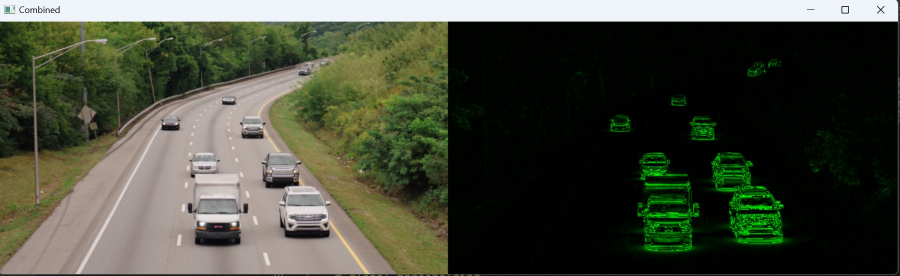
#> input picture HW0/hw0_111511198_2.png, 1800 x 551 px, given in place of video.mp4, which was not available (shown at 1/2 size)
$ python test.py   (older library calls are emulated)
#> lines starting #> are read from the running program, lines starting #| are printed output that depends on the picture; after the words box and inside, x2 and y2 are one past the last pixel; in counts of white or black regions, pixels touching at a corner belong together; pictures that were not available may be replaced by others from this repository, and a replacement may not be noted
#!/usr/bin/env python3
# -*- coding: utf-8 -*-

import numpy as np
import cv2
import imutils
import time

bgPath = "output/1538990680298.jpg"
cap = cv2.VideoCapture('./data/video.mp4')
#cap = cv2.VideoCapture(0)
width = int(cap.get(cv2.CAP_PROP_FRAME_WIDTH))   # float
height = int(cap.get(cv2.CAP_PROP_FRAME_HEIGHT)) # float
print(width, height)

displayResize = 600
FILE_OUTPUT = './data/image1.png'
minArea = 6000

fgbg_mog = cv2.bgsegm.createBackgroundSubtractorMOG()
#fgbg_mog = cv2.createBackgroundSubtractorMOG(history=60, detectShadows=True)
fgbg_mog2 = cv2.createBackgroundSubtractorMOG2( detectShadows=True)
fgbg_knn = cv2.createBackgroundSubtractorKNN( detectShadows=True)
fgbg_gmg = cv2.bgsegm.createBackgroundSubtractorGMG()

kernel = cv2.getStructuringElement(cv2.MORPH_ELLIPSE,(3,3))

fourcc = cv2.VideoWriter_fourcc(*'MJPG')
out = cv2.VideoWriter(FILE_OUTPUT,fourcc, 30.0, (int(width)*2,int(height*3)))


def preprocess(img):
    img = cv2.cvtColor(img, cv2.COLOR_BGR2GRAY)
    img = cv2.GaussianBlur(img, (47, 47), 0)

    return img

def posprocess(img):
    (T, img) = cv2.threshold(img, 90, 255, cv2.THRESH_BINARY)
    #img = cv2.adaptiveThreshold(img,255,cv2.ADAPTIVE_THRESH_MEAN_C,\
    #    cv2.THRESH_BINARY,11,2)
    img = cv2.dilate(img, None, iterations=42)
    img = cv2.erode(img, None, iterations=42)
    img = cv2.dilate(img, None, iterations=8)

    return img

def findContours(img):
    _, cnts, _ = cv2.findContours(img.copy(), cv2.RETR_EXTERNAL, cv2.CHAIN_APPROX_SIMPLE)

    return cnts

lastFrame = None
while True:
    ret, frame = cap.read()
#> frame is the input picture: shape (551, 1800, 3); mean B, G, R 59.5, 74.5, 70.6
    frame_preprocess = preprocess(frame)
    print(frame_preprocess.shape)
#| (551, 1800)
    if(lastFrame is None): lastFrame = frame_preprocess
    fgmask_diff = cv2.absdiff(frame_preprocess, lastFrame)
#> fgmask_diff: shape (551, 1800); every value is 0
    print(fgmask_diff.shape)
#| (551, 1800)
    lastFrame = frame_preprocess

    fgmask_mog = fgbg_mog.apply(frame_preprocess)
    fgmask_mog2 = fgbg_mog2.apply(frame_preprocess)
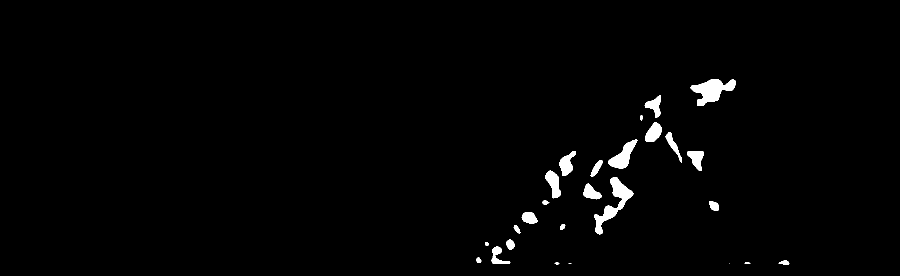
#> fgmask_mog2: shape (551, 1800) (shown at 1/2 size); values 127 (black) and 255 (white), 1.5% white; 28 white regions (5 under 20 px), largest, box (x1, y1, x2, y2) and area: (1188, 354, 1267, 469) 2512, (1381, 158, 1472, 212) 2492, (1216, 279, 1275, 337) 1477
    fgmask_knn = fgbg_knn.apply(frame_preprocess)
#> fgmask_knn: shape (551, 1800); every value is 255
    fgmask_gmg = fgbg_gmg.apply(frame_preprocess)

    fgmask_mog = cv2.morphologyEx(fgmask_mog, cv2.MORPH_OPEN, kernel)
    fgmask_mog2 = cv2.morphologyEx(fgmask_mog2, cv2.MORPH_OPEN, kernel)
#> fgmask_mog2: shape (551, 1800); values 127 (black) and 255 (white), 1.5% white; 23 white regions, largest, box (x1, y1, x2, y2) and area: (1188, 354, 1267, 469) 2505, (1381, 158, 1472, 212) 2491, (1216, 279, 1275, 337) 1477
    fgmask_knn = cv2.morphologyEx(fgmask_knn, cv2.MORPH_OPEN, kernel)
    fgmask_gmg = cv2.morphologyEx(fgmask_gmg, cv2.MORPH_OPEN, kernel)

    boundcolor = (255,255,255)
    fontsize = 3.5
    locY = 120
    b = np.zeros(fgmask_mog.shape[:2], dtype = "uint8")
    r = np.zeros(fgmask_mog.shape[:2], dtype = "uint8")
    print(fgmask_diff.shape)
#| (551, 1800)
    fgmask_diff_rgb = cv2.merge([b, fgmask_diff, r])
#> fgmask_diff_rgb: shape (551, 1800, 3); every value is 0
    print(fgmask_diff_rgb.shape)
#| (551, 1800, 3)
    cv2.putText(fgmask_diff_rgb, "cv2.absdiff", (760, locY), cv2.FONT_HERSHEY_COMPLEX, fontsize, boundcolor, 2)
#> fgmask_diff_rgb: shape (551, 1800, 3); 0.71% white; 12 white regions, largest, box (x1, y1, x2, y2) and area: (1207, 46, 1266, 122) 970, (1071, 46, 1130, 122) 938, (899, 46, 951, 122) 874

    fgmask_mog_rgb = cv2.merge([b, fgmask_mog, r])
    cv2.putText(fgmask_mog_rgb, "MOG", (860, locY), cv2.FONT_HERSHEY_COMPLEX, fontsize, boundcolor, 2)
#> fgmask_mog_rgb: shape (551, 1800, 3); 0.35% white; 3 white regions, box (x1, y1, x2, y2) and area: (866, 46, 943, 122) 1493, (1034, 46, 1100, 122) 997, (957, 46, 1016, 122) 995

    fgmask_mog2_rgb = cv2.merge([b, fgmask_mog2, r])
    cv2.putText(fgmask_mog2_rgb, "MOG2", (860, locY), cv2.FONT_HERSHEY_COMPLEX, fontsize, boundcolor, 2)
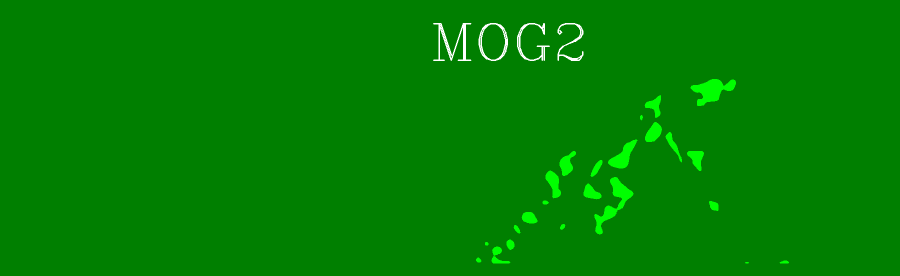
#> fgmask_mog2_rgb: shape (551, 1800, 3) (shown at 1/2 size); mean of channels 0, 1, 2 1.1, 129.4, 1.1; drawn as B, G, R

    fgmask_knn_rgb = cv2.merge([b, fgmask_knn, r])
    cv2.putText(fgmask_knn_rgb, "KNN", (860, locY), cv2.FONT_HERSHEY_COMPLEX, fontsize, boundcolor, 2)
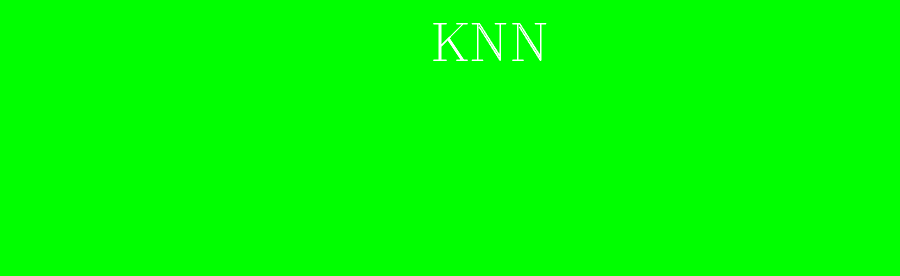
#> fgmask_knn_rgb: shape (551, 1800, 3) (shown at 1/2 size); mean of channels 0, 1, 2 0.9, 255, 0.9; drawn as B, G, R

    fgmask_gmg_rgb = cv2.merge([b, fgmask_gmg, r])
    cv2.putText(fgmask_gmg_rgb, "GMG", (860, locY), cv2.FONT_HERSHEY_COMPLEX, fontsize, boundcolor, 2)
#> fgmask_gmg_rgb: shape (551, 1800, 3); 0.35% white; 3 white regions, box (x1, y1, x2, y2) and area: (947, 46, 1023, 122) 1513, (870, 46, 936, 122) 977, (1038, 46, 1104, 122) 977

    cv2.putText(frame, "Original", (840, locY), cv2.FONT_HERSHEY_COMPLEX, fontsize, boundcolor, 2)

    print(frame.shape, fgmask_diff_rgb.shape)
#| (551, 1800, 3) (551, 1800, 3)
    combined1 = np.hstack((frame, fgmask_mog_rgb))
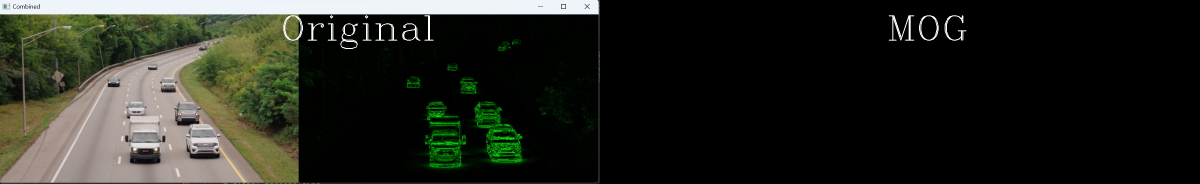
#> combined1: shape (551, 3600, 3) (shown at 1/3 size); mean B, G, R 30.9, 38.4, 36.5
    combined2 = np.hstack((fgmask_mog2_rgb, fgmask_diff_rgb))
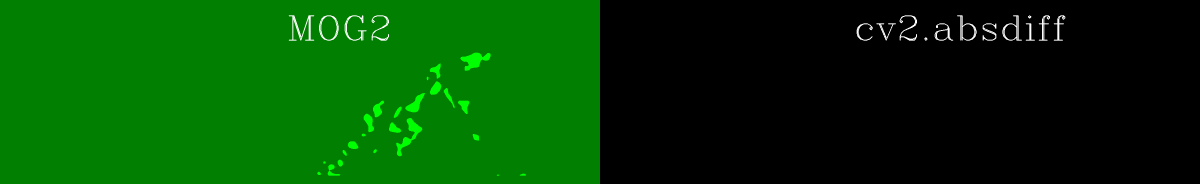
#> combined2: shape (551, 3600, 3) (shown at 1/3 size); mean of channels 0, 1, 2 1.5, 65.6, 1.5; drawn as B, G, R
    combined3 = np.hstack((fgmask_knn_rgb, fgmask_gmg_rgb))
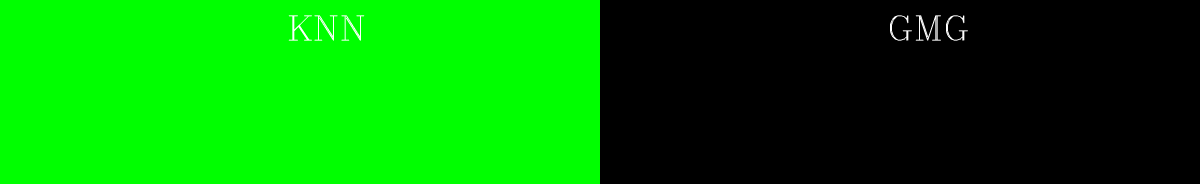
#> combined3: shape (551, 3600, 3) (shown at 1/3 size); mean of channels 0, 1, 2 0.9, 127.9, 0.9; drawn as B, G, R
    combined = np.vstack((combined1, combined2, combined3))
    print(combined.shape)
#| (1653, 3600, 3)
    #combined = imutils.resize(combined, width=1980)
    cv2.imshow("Combined", imutils.resize(combined, width=displayResize))
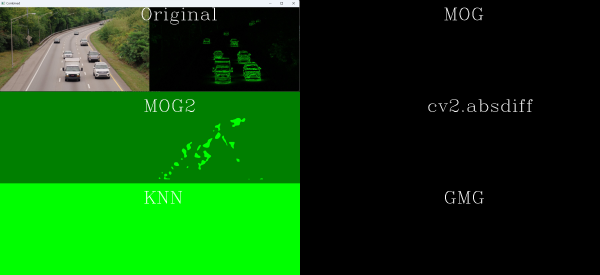
#> window 'Combined': shape (275, 600, 3); mean B, G, R 11.1, 77.3, 12.9
    out.write(combined)


    k = cv2.waitKey(1) & 0xff
#> (key Esc is pressed here)
    if k == 27:
        break


cap.release()
cv2.destroyAllWindows()
